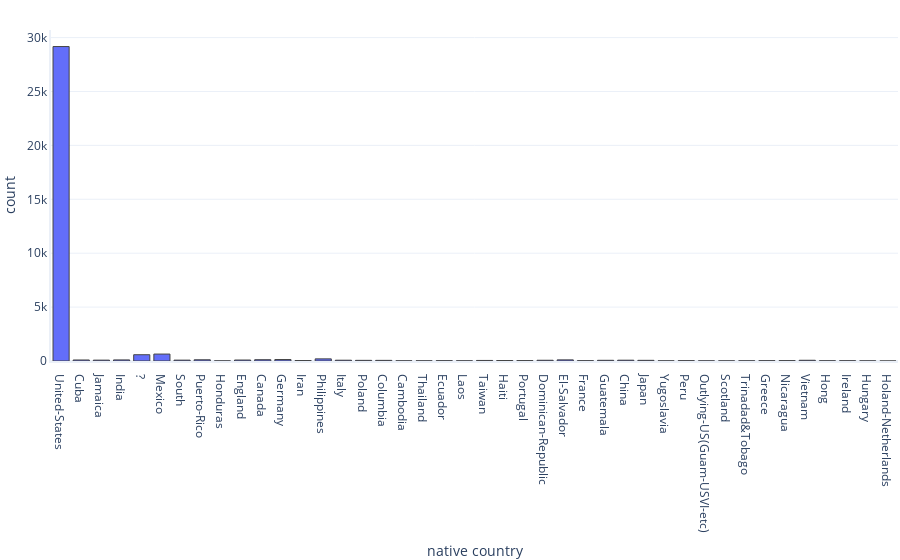

The notebook cell this image was saved under:
### Code cell
from tools_ml import recursos_graficos as rg 
rg.histogram(df, 'native_country')

### Figure 1 — Plotly figure (JSON) as saved in the notebook; plotly's stock layout.template omitted (floating-point values rounded to 4 significant figures; data arrays with more than 128 entries replaced by an {"elided": "..."} marker saying what was removed)
{"data": [{"alignmentgroup": "True", "bingroup": "x", "hovertemplate": "native country=%{x}<br>count=%{y}<extra></extra>", "legendgroup": "", "marker": {"color": "#636efa", "pattern": {"shape": ""}}, "name": "", "offsetgroup": "", "orientation": "v", "showlegend": false, "type": "histogram", "x": {"elided": "32561 str values"}, "xaxis": "x", "yaxis": "y"}], "layout": {"barmode": "relative", "legend": {"tracegroupgap": 0}, "xaxis": {"anchor": "y", "domain": [0, 1], "title": {"text": "native country"}}, "yaxis": {"anchor": "x", "domain": [0, 1], "title": {"text": "count"}}}}
